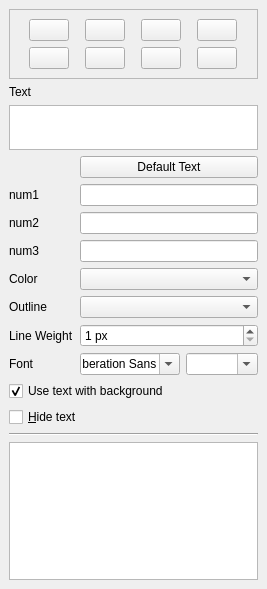
<?xml version="1.0" encoding="UTF-8"?>
<ui version="4.0">
 <class>RulerDock</class>
 <widget class="QDockWidget" name="RulerDock">
  <property name="geometry">
   <rect>
    <x>0</x>
    <y>0</y>
    <width>255</width>
    <height>589</height>
   </rect>
  </property>
  <property name="styleSheet">
   <string notr="true"/>
  </property>
  <property name="allowedAreas">
   <set>Qt::LeftDockWidgetArea|Qt::RightDockWidgetArea</set>
  </property>
  <property name="windowTitle">
   <string>Measurement Properties</string>
  </property>
  <widget class="QWidget" name="dockWidgetContents">
   <layout class="QGridLayout" name="gridLayout">
    <item row="7" column="3" colspan="2">
     <widget class="ColorEditor" name="color1"/>
    </item>
    <item row="8" column="3" colspan="2">
     <widget class="ColorEditor" name="color2"/>
    </item>
    <item row="9" column="3" colspan="2">
     <widget class="QSpinBox" name="penWidth">
      <property name="sizePolicy">
       <sizepolicy hsizetype="Preferred" vsizetype="Fixed">
        <horstretch>0</horstretch>
        <verstretch>0</verstretch>
       </sizepolicy>
      </property>
      <property name="suffix">
       <string> px</string>
      </property>
      <property name="minimum">
       <number>1</number>
      </property>
     </widget>
    </item>
    <item row="9" column="1" colspan="2">
     <widget class="QLabel" name="label_7">
      <property name="text">
       <string>Line Weight</string>
      </property>
     </widget>
    </item>
    <item row="7" column="1">
     <widget class="QLabel" name="label_5">
      <property name="text">
       <string>Color</string>
      </property>
     </widget>
    </item>
    <item row="1" column="1">
     <widget class="QLabel" name="label">
      <property name="text">
       <string>Text</string>
      </property>
     </widget>
    </item>
    <item row="5" column="1">
     <widget class="QLabel" name="num2">
      <property name="text">
       <string>num2</string>
      </property>
     </widget>
    </item>
    <item row="3" column="3" colspan="2">
     <widget class="QPushButton" name="Default">
      <property name="sizePolicy">
       <sizepolicy hsizetype="Expanding" vsizetype="Fixed">
        <horstretch>0</horstretch>
        <verstretch>0</verstretch>
       </sizepolicy>
      </property>
      <property name="text">
       <string>Default Text</string>
      </property>
     </widget>
    </item>
    <item row="2" column="1" colspan="4">
     <widget class="QPlainTextEdit" name="text">
      <property name="sizePolicy">
       <sizepolicy hsizetype="Expanding" vsizetype="Maximum">
        <horstretch>0</horstretch>
        <verstretch>0</verstretch>
       </sizepolicy>
      </property>
      <property name="minimumSize">
       <size>
        <width>0</width>
        <height>1</height>
       </size>
      </property>
      <property name="maximumSize">
       <size>
        <width>16777215</width>
        <height>100</height>
       </size>
      </property>
     </widget>
    </item>
    <item row="6" column="1">
     <widget class="QLabel" name="num3">
      <property name="text">
       <string>num3</string>
      </property>
     </widget>
    </item>
    <item row="8" column="1">
     <widget class="QLabel" name="label_6">
      <property name="text">
       <string>Outline</string>
      </property>
     </widget>
    </item>
    <item row="4" column="1">
     <widget class="QLabel" name="num1">
      <property name="text">
       <string>num1</string>
      </property>
     </widget>
    </item>
    <item row="11" column="3">
     <widget class="QFontComboBox" name="Font">
      <property name="maximumSize">
       <size>
        <width>100</width>
        <height>16777215</height>
       </size>
      </property>
     </widget>
    </item>
    <item row="11" column="1">
     <widget class="QLabel" name="label_8">
      <property name="text">
       <string>Font</string>
      </property>
     </widget>
    </item>
    <item row="14" column="1" colspan="4">
     <widget class="Line" name="line">
      <property name="orientation">
       <enum>Qt::Horizontal</enum>
      </property>
     </widget>
    </item>
    <item row="6" column="3" colspan="2">
     <widget class="QLineEdit" name="data3">
      <property name="maxLength">
       <number>20</number>
      </property>
      <property name="readOnly">
       <bool>true</bool>
      </property>
     </widget>
    </item>
    <item row="4" column="3" colspan="2">
     <widget class="QLineEdit" name="data1">
      <property name="maxLength">
       <number>20</number>
      </property>
      <property name="readOnly">
       <bool>true</bool>
      </property>
     </widget>
    </item>
    <item row="5" column="3" colspan="2">
     <widget class="QLineEdit" name="data2">
      <property name="maxLength">
       <number>20</number>
      </property>
      <property name="readOnly">
       <bool>true</bool>
      </property>
     </widget>
    </item>
    <item row="0" column="1" colspan="4">
     <widget class="QFrame" name="frame_2">
      <property name="frameShape">
       <enum>QFrame::StyledPanel</enum>
      </property>
      <property name="frameShadow">
       <enum>QFrame::Raised</enum>
      </property>
      <layout class="QGridLayout" name="gridLayout_2">
       <item row="0" column="1">
        <widget class="QPushButton" name="fuchsia">
         <property name="sizePolicy">
          <sizepolicy hsizetype="Fixed" vsizetype="Fixed">
           <horstretch>0</horstretch>
           <verstretch>0</verstretch>
          </sizepolicy>
         </property>
         <property name="toolTip">
          <string>Fuchsia/Black</string>
         </property>
         <property name="text">
          <string/>
         </property>
         <property name="icon">
          <iconset resource="imageraster.qrc">
           <normaloff>:/Resources/Preset2.png</normaloff>:/Resources/Preset2.png</iconset>
         </property>
        </widget>
       </item>
       <item row="0" column="0">
        <widget class="QPushButton" name="bw">
         <property name="sizePolicy">
          <sizepolicy hsizetype="Fixed" vsizetype="Fixed">
           <horstretch>0</horstretch>
           <verstretch>0</verstretch>
          </sizepolicy>
         </property>
         <property name="toolTip">
          <string>Black/White</string>
         </property>
         <property name="text">
          <string/>
         </property>
         <property name="icon">
          <iconset resource="imageraster.qrc">
           <normaloff>:/Resources/Preset1.png</normaloff>:/Resources/Preset1.png</iconset>
         </property>
        </widget>
       </item>
       <item row="0" column="3">
        <widget class="QPushButton" name="mono">
         <property name="sizePolicy">
          <sizepolicy hsizetype="Maximum" vsizetype="Fixed">
           <horstretch>0</horstretch>
           <verstretch>0</verstretch>
          </sizepolicy>
         </property>
         <property name="toolTip">
          <string>Magenta/Transparent</string>
         </property>
         <property name="text">
          <string/>
         </property>
         <property name="icon">
          <iconset resource="imageraster.qrc">
           <normaloff>:/Resources/Preset7.png</normaloff>:/Resources/Preset7.png</iconset>
         </property>
        </widget>
       </item>
       <item row="1" column="0">
        <widget class="QPushButton" name="wb">
         <property name="toolTip">
          <string>White/Black</string>
         </property>
         <property name="text">
          <string/>
         </property>
         <property name="icon">
          <iconset resource="imageraster.qrc">
           <normaloff>:/Resources/Preset5.png</normaloff>:/Resources/Preset5.png</iconset>
         </property>
        </widget>
       </item>
       <item row="1" column="1">
        <widget class="QPushButton" name="cyan">
         <property name="toolTip">
          <string>Cyan/Black</string>
         </property>
         <property name="text">
          <string/>
         </property>
         <property name="icon">
          <iconset resource="imageraster.qrc">
           <normaloff>:/Resources/Preset4.png</normaloff>:/Resources/Preset4.png</iconset>
         </property>
        </widget>
       </item>
       <item row="1" column="2">
        <widget class="QPushButton" name="crimson">
         <property name="toolTip">
          <string>Crimson/Black</string>
         </property>
         <property name="text">
          <string/>
         </property>
         <property name="icon">
          <iconset resource="imageraster.qrc">
           <normaloff>:/Resources/Preset3.png</normaloff>:/Resources/Preset3.png</iconset>
         </property>
        </widget>
       </item>
       <item row="1" column="3">
        <widget class="QPushButton" name="lime">
         <property name="toolTip">
          <string>Lime/Transparent</string>
         </property>
         <property name="text">
          <string/>
         </property>
         <property name="icon">
          <iconset resource="imageraster.qrc">
           <normaloff>:/Resources/Preset8.png</normaloff>:/Resources/Preset8.png</iconset>
         </property>
        </widget>
       </item>
       <item row="0" column="2">
        <widget class="QPushButton" name="green">
         <property name="sizePolicy">
          <sizepolicy hsizetype="Maximum" vsizetype="Fixed">
           <horstretch>0</horstretch>
           <verstretch>0</verstretch>
          </sizepolicy>
         </property>
         <property name="toolTip">
          <string>Green/Black</string>
         </property>
         <property name="text">
          <string/>
         </property>
         <property name="icon">
          <iconset resource="imageraster.qrc">
           <normaloff>:/Resources/Preset6.png</normaloff>:/Resources/Preset6.png</iconset>
         </property>
        </widget>
       </item>
      </layout>
     </widget>
    </item>
    <item row="16" column="1" colspan="4">
     <widget class="TableView" name="view"/>
    </item>
    <item row="12" column="1" colspan="4">
     <widget class="QCheckBox" name="useBackground">
      <property name="text">
       <string>Use text with background</string>
      </property>
      <property name="checked">
       <bool>true</bool>
      </property>
     </widget>
    </item>
    <item row="11" column="4">
     <widget class="FontSizeCombo" name="fontSize">
      <property name="editable">
       <bool>true</bool>
      </property>
     </widget>
    </item>
    <item row="13" column="1" colspan="4">
     <widget class="QCheckBox" name="toggleText">
      <property name="text">
       <string>&amp;Hide text</string>
      </property>
     </widget>
    </item>
   </layout>
  </widget>
 </widget>
 <customwidgets>
  <customwidget>
   <class>ColorEditor</class>
   <extends>QComboBox</extends>
   <header>widgets.h</header>
  </customwidget>
  <customwidget>
   <class>FontSizeCombo</class>
   <extends>QComboBox</extends>
   <header>widgets.h</header>
  </customwidget>
  <customwidget>
   <class>TableView</class>
   <extends>QTableView</extends>
   <header>tableview.h</header>
  </customwidget>
 </customwidgets>
 <resources>
  <include location="imageraster.qrc"/>
 </resources>
 <connections/>
</ui>
